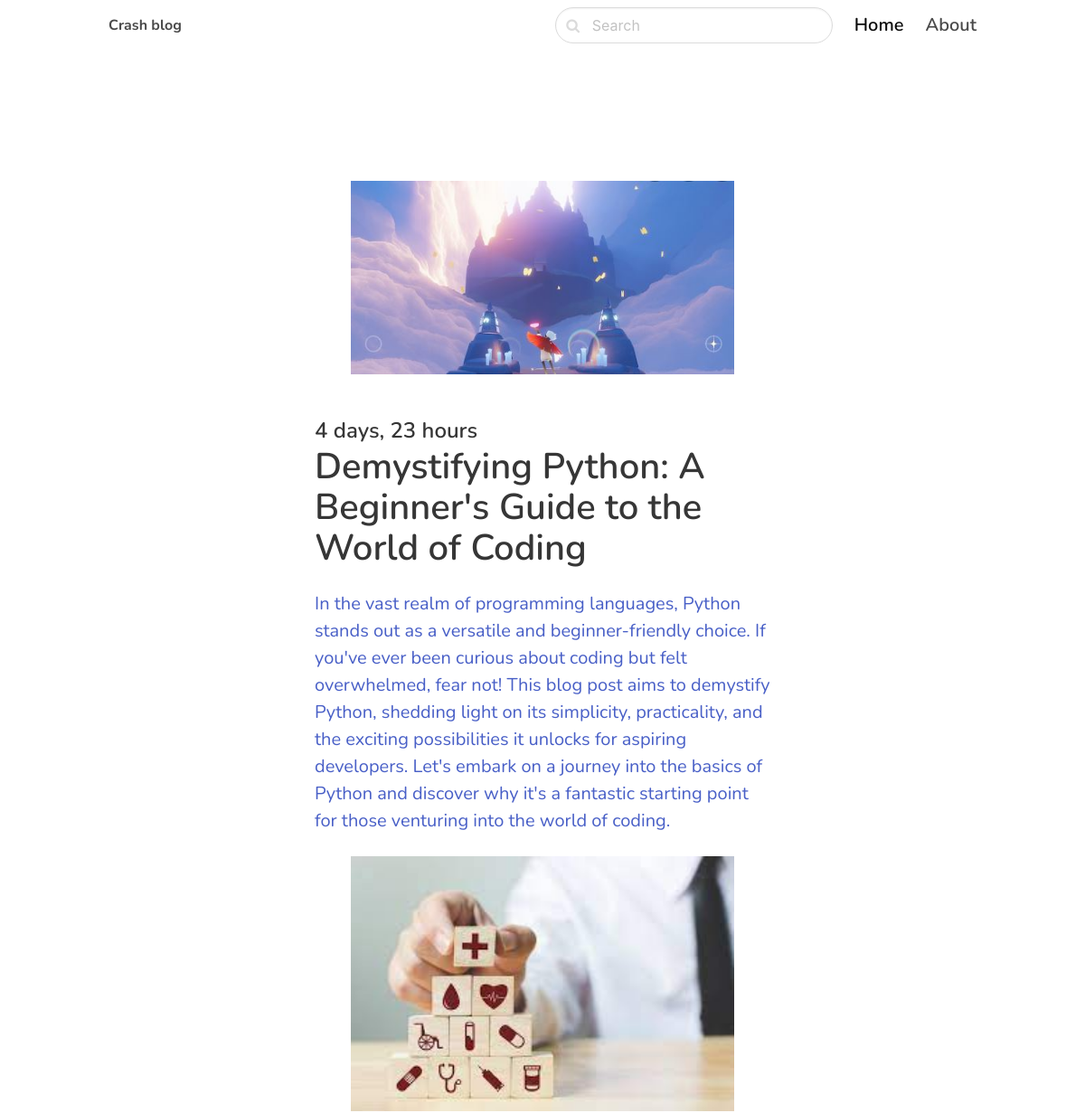
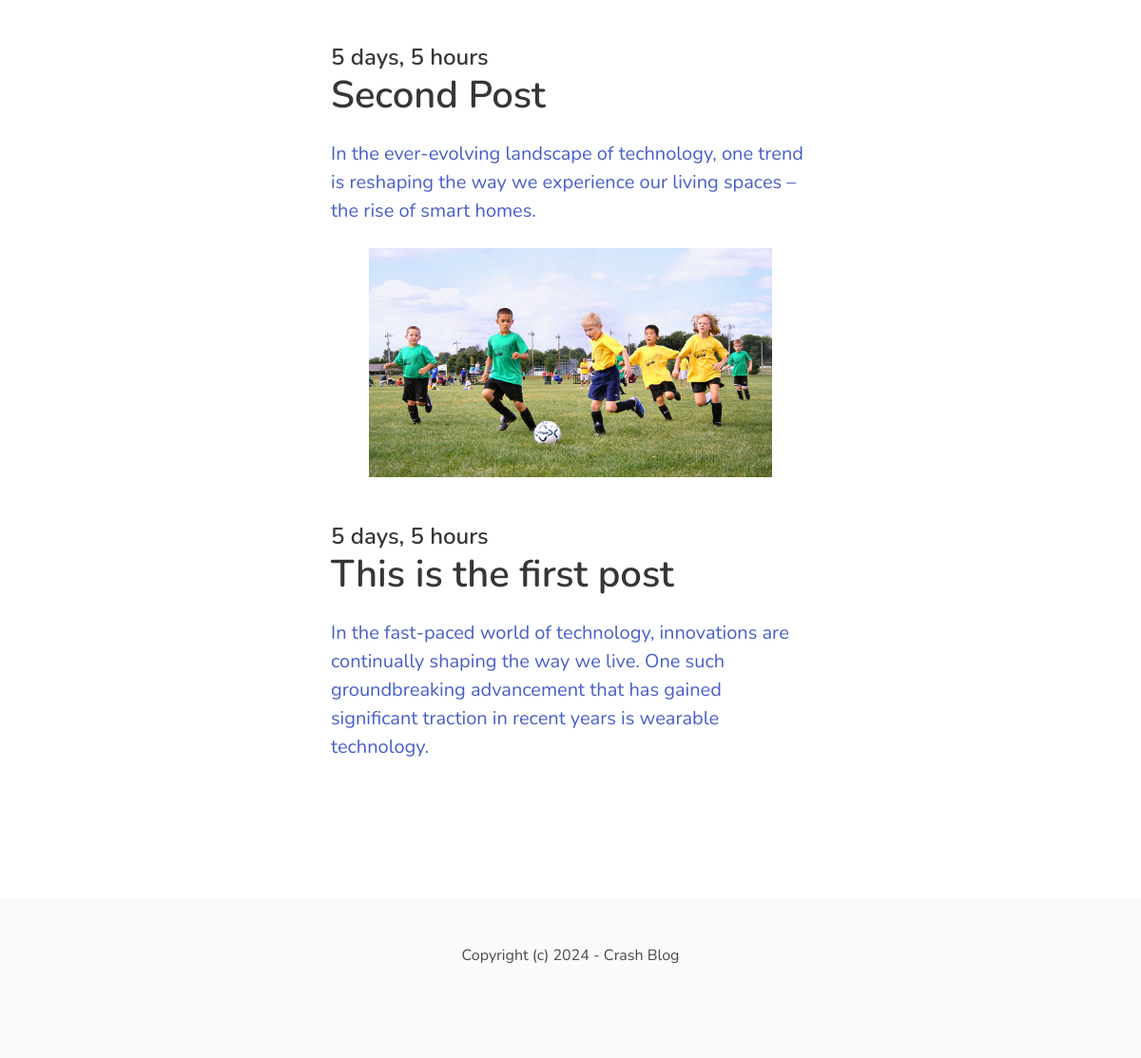
The page / on the database its author committed (2 pictures, top to bottom).
### blog/models.py (models this page shows, shortened)
class Post(models.Model):
    ACTIVE = 'active'
    DRAFT = 'draft'
    CHOICES_STATUS = (
        (ACTIVE, 'Active'),
        (DRAFT, 'Draft')
    )
    category = models.ForeignKey(Category, related_name='posts', on_delete=models.CASCADE)
    title= models.CharField(max_length=255)
    slug = models. SlugField()
    intro = models.TextField()
    body = models.TextField()
    created_at = models.DateTimeField(auto_now_add=True)
    status = models.CharField(max_length=10, choices=CHOICES_STATUS, default=ACTIVE)
    image = models.ImageField(upload_to='uploads/',blank=True,null=True)
    class Meta:
        ordering = ('-created_at',)

### core/views.py (the view)
# urls.py: path('', frontpage, name='frontpage'),
def frontpage(request):
    posts = Post.objects.filter(status=Post.ACTIVE)
    return render(request,'core/frontpage.html', {'posts':posts})

### core/templates/core/frontpage.html (shortened to what this page needs)
{% extends 'core/base.html' %}
{% block content %}
<section class="hero">
    <div class="hero-body">
      <div class="container">
            <section class="section">
                <div class="columns">
                    <div class="column is-8 is-offset-2">
                        {% for post in posts %}
                        <div class="content is-medium">
                            <a href="{% url 'post_detail' post.category.slug post.slug %}">
                                {% if post.image %}
                                <figure class="image">
                                    <img src="{{ post.image.url }}" >
                                </figure>
                                {% endif %}
                                <h2 class="subtitle is-4">{{ post.created_at|timesince }}</h2>
                                <h1 class="title">{{ post.title }}</h1>
                                <p>{{ post.intro }}</p>
                            </a>
                        </div>
                        {% endfor %}
                    </div>
                </div>
            </section>
        </div>
    </div>
</section>
{% endblock %}

### core/templates/core/base.html (shortened to what this page needs)
<!DOCTYPE html>
<html>
    <head>
        <link rel="stylesheet" href="https://unpkg.com/bulma@0.9.4/css/bulma.min.css" />
        <link href="https://stackpath.bootstrapcdn.com/font-awesome/4.7.0/css/font-awesome.min.css" rel="stylesheet"
>
    </head>
    <body>
        <nav class="navbar">
            <div class="container">
              <div class="navbar-brand">
                <a class="navbar-item" href="/">
                  <strong>Crash blog</strong>
                </a>
              </div>
              <div id="navbarMenu" class="navbar-menu">
                <div class="navbar-end">
                  <div class=" navbar-item">
                    <form method="get" action="{% url 'search' %}">
                        <div class="control has-icons-left">
                        <input class="input is-rounded" name="query" type="text" placeholder="Search">
                        <span class="icon is-left">
                        </span>
                        </div>
                    </form>
                  </div>
                  <a href="/" class="navbar-item is-active is-size-5 has-text-weight-semibold">
                    Home
                  </a>
                  <a href="{% url 'about' %}" class="navbar-item is-size-5 has-text-weight-semibold">
                    About
                  </a>
                </div>
              </div>
            </div>
          </nav>
        <section class="section">
            <div class="container">
                {% block content %}
                {% endblock %}
            </div>
        </section>
  <footer class="footer">
    <div class="content has-text-centered">
      <p>
        Copyright (c) 2024 - Crash Blog
      </p>
    </div>
  </footer>
    </body>
</html>

### core/templates/core/base.html (style rules this page uses)
body { font-family: 'Nunito', sans-serif; }
nav.navbar { height: 6rem !important; box-shadow: 0 1px 3px 0 rgba(0, 0, 0, .1), 0 1px 2px 0 rgba(0, 0, 0, .06) !important; }

### rows shown on the page
Post: image (picture), created_at "4 days, 23 hours", title "Demystifying Python: A Beginner's Guide to the World of Coding", intro "In the vast realm of programming languages, Python stands out as a versatile and beginner-friendly choice. If you've ever been curious about coding but felt overwhelmed, fear not! This blog post aims to demystify Python, shedding light on its simplicity, practicality, and the exciting possibilities it unlocks for aspiring developers. Let's embark on a journey into the basics of Python and discover why it's a fantastic starting point for those venturing into the world of coding."
Post: image (picture), created_at "5 days, 5 hours", title "Second Post", intro "In the ever-evolving landscape of technology, one trend is reshaping the way we experience our living spaces – the rise of smart homes."
Post: image (picture), created_at "5 days, 5 hours", title "This is the first post", intro "In the fast-paced world of technology, innovations are continually shaping the way we live. One such groundbreaking advancement that has gained significant traction in recent years is wearable technology."
